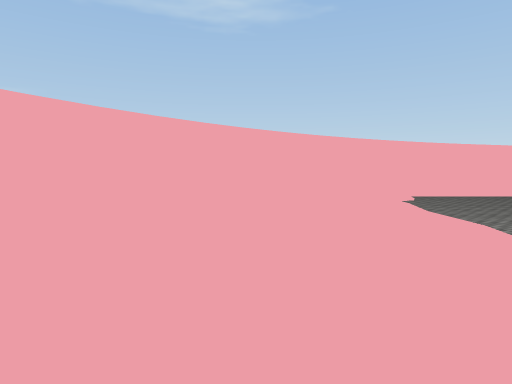
view 1 (above)

24 first-person views from a walk through a Unity game level. The camera is 1.5 m above the floor, tilts 4° down and sees 75° across. The floor is counted in squares, 2 m on a side. Each view is taken from the middle of a square. On the plan, view 1 faces up. The plan holds only what a view shows up to about 11 squares ahead; the rest is blank. The place goes on beyond the plan. Surface patterns are stand-ins for the level's own textures.

view 2
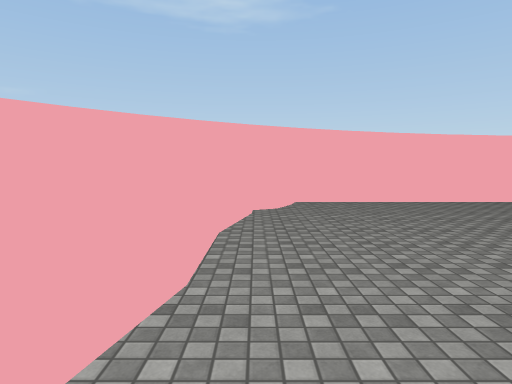

view 3
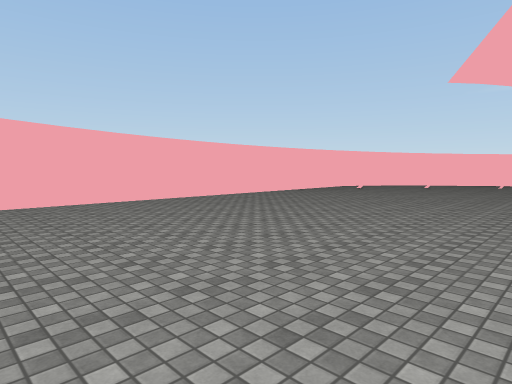

view 4
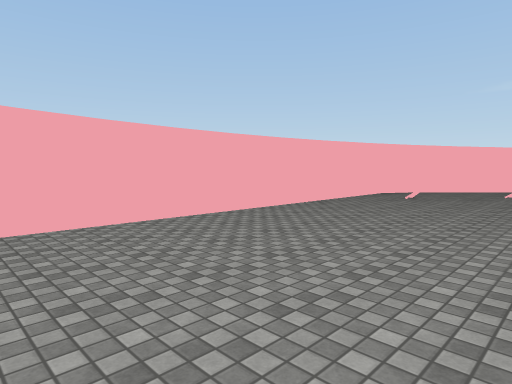

view 5
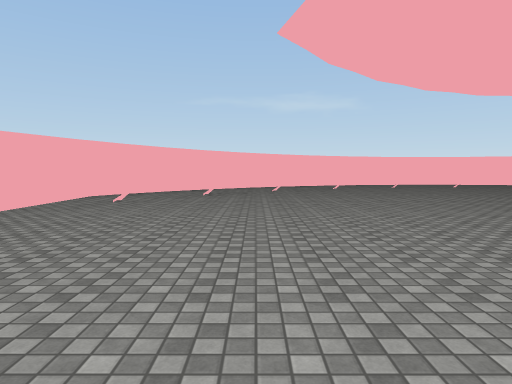

view 6
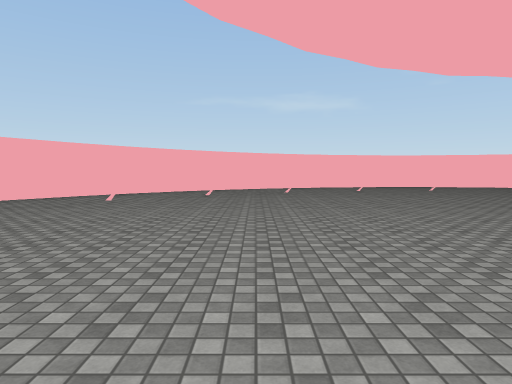

view 7
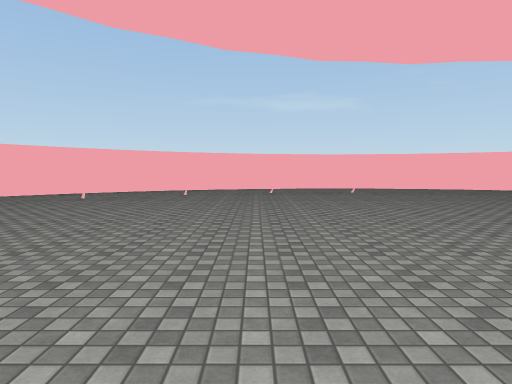

view 8
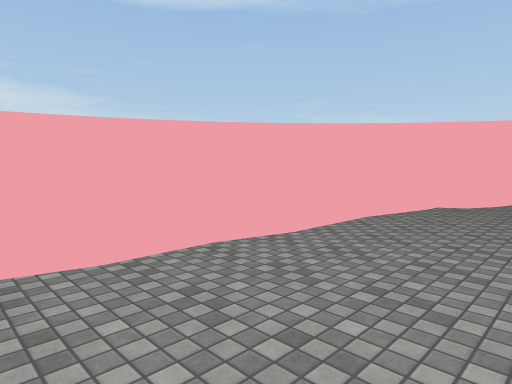

view 9
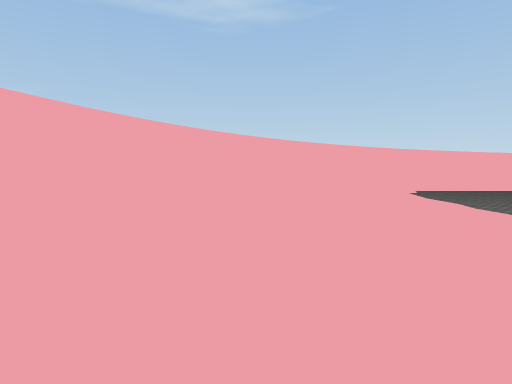

view 10
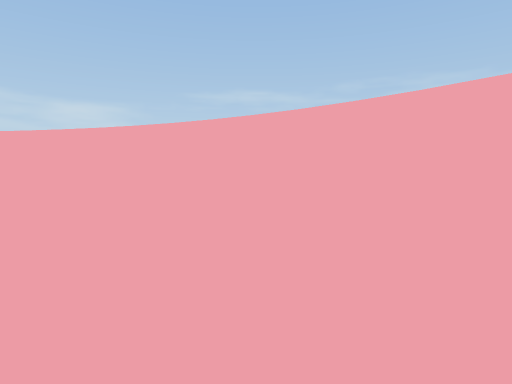

view 11
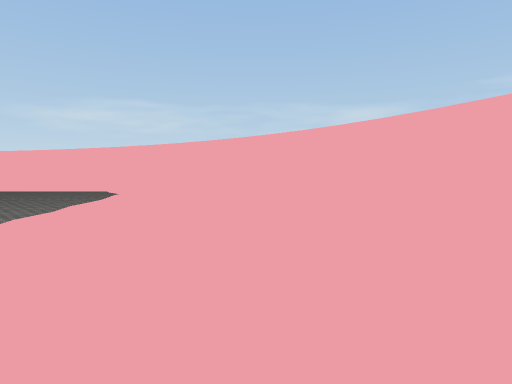

view 12
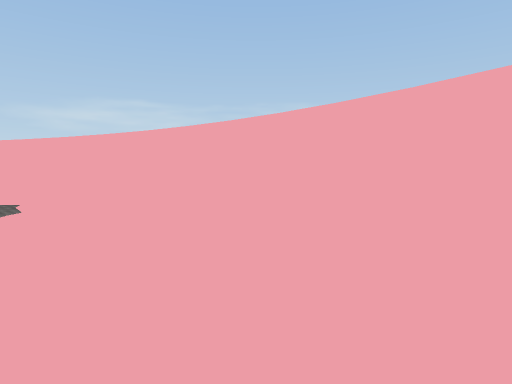

view 13
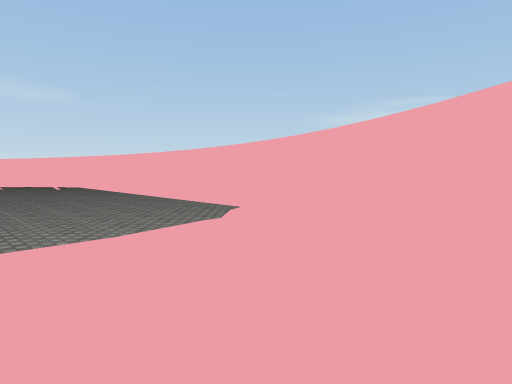

view 14
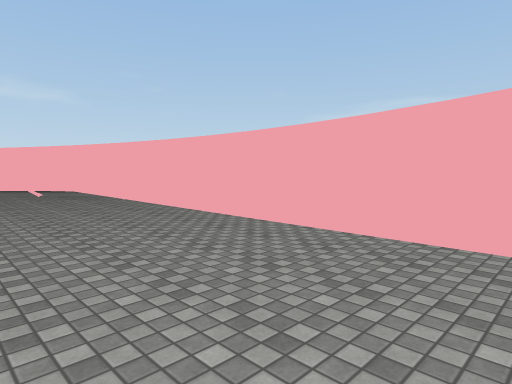

view 15
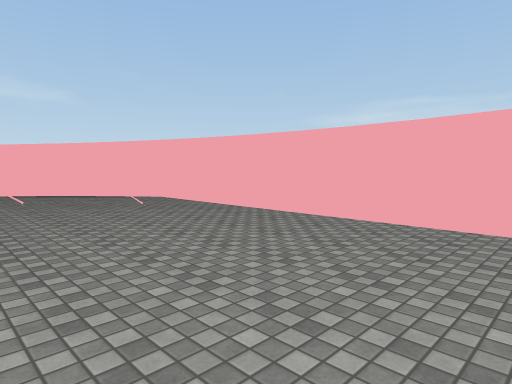

view 16
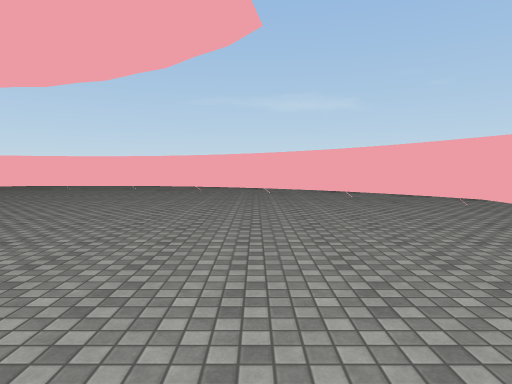

view 17
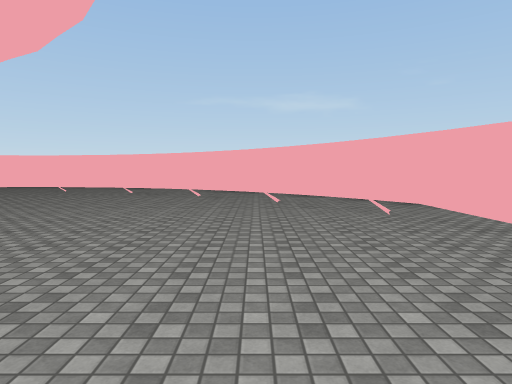

view 18
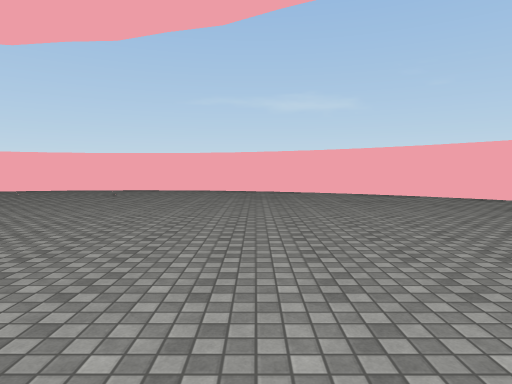

view 19
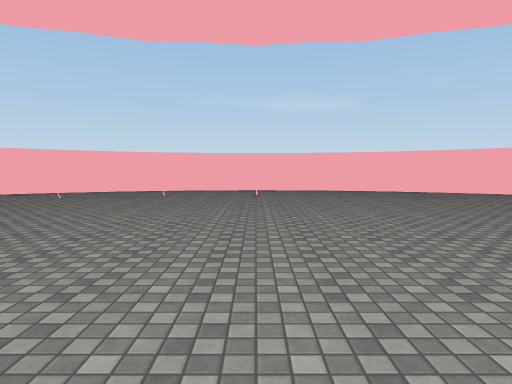

view 20
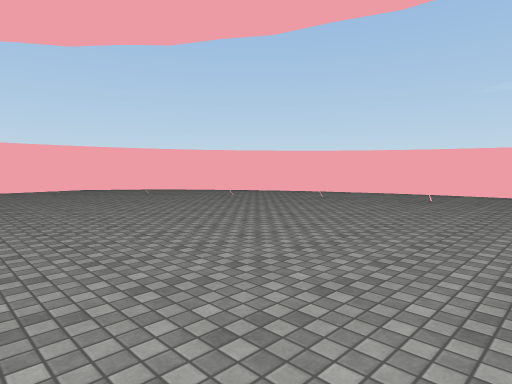

view 21
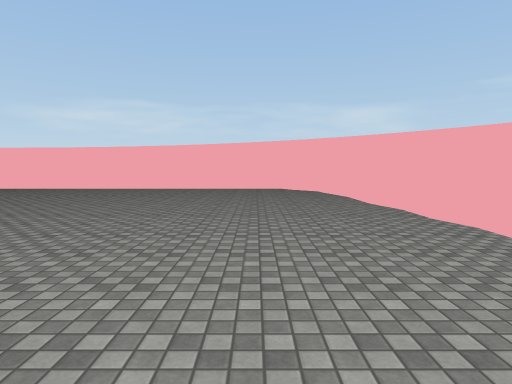

view 22
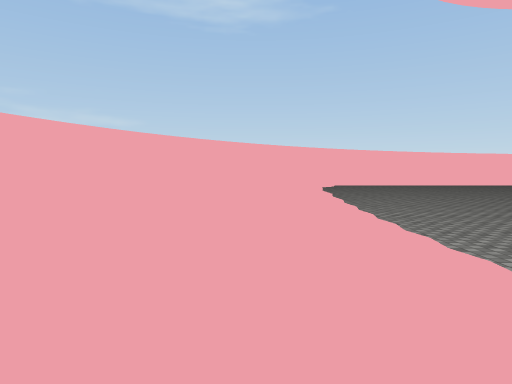

view 23
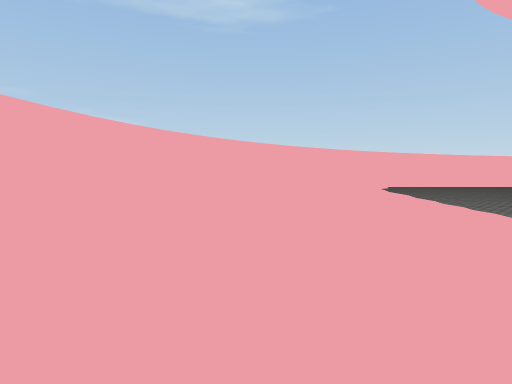

view 24
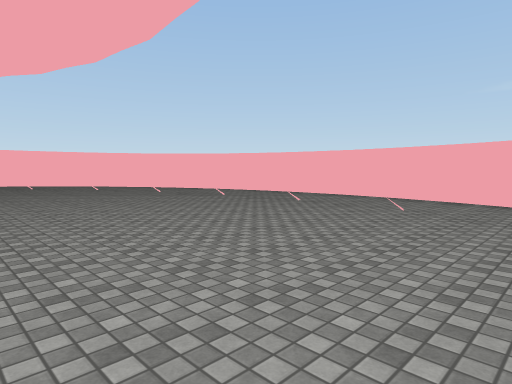

### Floor plan
Key: @ floor where view 1 was taken; # wall or solid block; . main floor; : floor 0.25 m higher than the main floor; + floor 0.5 m higher than the main floor; ^ raised ledge.
Columns run from 7 left of view 1 to 23 right of it. Each row starts with its distance up from view 1.
 13           ####^^^^###
 12         ##^^^^^^^^^^^###
 11       ##^^^^^^^^^ ^    ##
 10      ##^^^^  ......^^^^^^##
  9     ##^^^ ...........^^^^^##
  8    ##^^^::............ ^^^^#
  7    #^^^:::............. ^^^^#
  6   #^^^+::................^^^^#
  5  #^^^+:::................ ^^^#
  4  #^^^+:::.................^^^^#
  3  #^^++:::.......  ........ ^^^#
  2 #^^^++:::......    ........^^^#
  1 #^^^++:::.....    .........^^^^
  0 #^^^++:@:.....     ........ ^^^
 -1 #^^^++:::....       ....... ^^^
 -2 #^^+++:::... .     .........^^^
 -3 #^^^++:::......     ....... ^^^
 -4 #^^^++:::.......     ...... ^^^
 -5 #^^ ++:::........   .......^^^^
 -6 #^^^++:::........  ........^^^#
 -7  #^^++:::.................^^^^#
 -8  #^^^+:::.................^^^^#
 -9  #^^^+:::................ ^^^#
-10   #^^^+::................^^^^#
-11    #^^^:::.............^^^^^#
-12    ##^^^::............^^^^^#
-13     ##^^^^...........^^^^^##
-14      ##^^^^ ^....  ^^^^^^##
-15       ##^^^^^^^^^^^ ^^ ##
-16         ##^^^^^^^^^^^###
-17           ####^^^^###

Positions as (right, up) in squares from view 1, and headings:
1: (0, 0), facing up
2: (4, 3), facing up
3: (4, 3), facing up-right
4: (7, 6), facing up-right
5: (8, 6), facing right
6: (10, 4), facing right
7: (11, 1), facing right
8: (6, 2), facing up-left
9: (-2, -4), facing up
10: (0, 2), facing down-left
11: (-1, -1), facing down
12: (-1, -6), facing down
13: (-1, -9), facing down-right
14: (5, -11), facing down-right
15: (9, -10), facing down-right
16: (9, -9), facing right
17: (10, -11), facing right
18: (12, -6), facing right
19: (12, -2), facing right
20: (13, -2), facing up-right
21: (6, -2), facing down
22: (1, -6), facing up
23: (-2, -7), facing up
24: (15, -7), facing up-right
